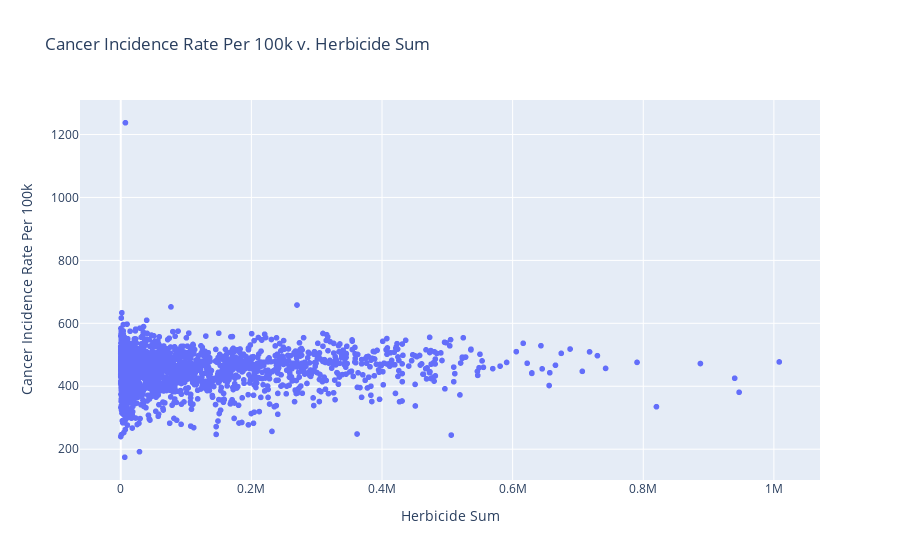

Notebook code for this chart:
### Code cell
#Create an interactive plot to explore the details of the data points.
fig = px.scatter(data_df, x='Herbicide Sum', y='Cancer Incidence Rate Per 100k',
                 hover_data=['County', 'Herbicide Sum', 'Cancer Incidence Rate Per 100k'],
                 title='Cancer Incidence Rate Per 100k v. Herbicide Sum')

# Show the plot
fig.show()

### Figure 1 — Plotly figure (JSON) as saved in the notebook; plotly's stock layout.template omitted (floating-point values rounded to 4 significant figures; data arrays with more than 128 entries replaced by an {"elided": "..."} marker saying what was removed)
{"data": [{"customdata": {"elided": "2370x1 str values"}, "hovertemplate": "Herbicide Sum=%{x}<br>Cancer Incidence Rate Per 100k=%{y}<br>County=%{customdata[0]}<extra></extra>", "legendgroup": "", "marker": {"color": "#636efa", "symbol": "circle"}, "mode": "markers", "name": "", "showlegend": false, "type": "scattergl", "x": {"elided": "2370 float values"}, "xaxis": "x", "y": {"elided": "2370 float values"}, "yaxis": "y"}], "layout": {"legend": {"tracegroupgap": 0}, "title": {"text": "Cancer Incidence Rate Per 100k v. Herbicide Sum"}, "xaxis": {"anchor": "y", "domain": [0, 1], "title": {"text": "Herbicide Sum"}}, "yaxis": {"anchor": "x", "domain": [0, 1], "title": {"text": "Cancer Incidence Rate Per 100k"}}}}
